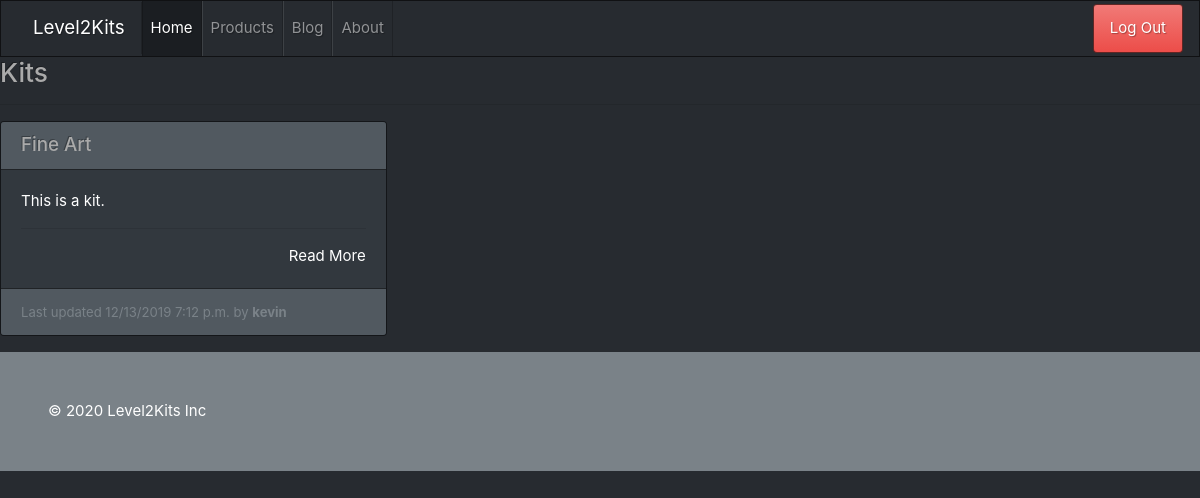
/kits/ (signed in), run on the app's committed database.
### kit/models.py (models this page shows, shortened)
class Kit(models.Model):
    name = models.CharField(
        max_length=100, unique=True,
        help_text='Name of the kit.'
    )
    curator = models.ForeignKey(
        User, on_delete=models.PROTECT,
        help_text='The name of the curator that maintains this kit.'
    )
    slug = models.CharField(
        max_length=100, blank=True, editable=False,
        help_text='Generated url path.'
    )
    description = models.TextField(
        help_text='Write the description of your kit!'
    )
    created_at = models.DateTimeField(
        auto_now_add=True,
        help_text='The date and time the kit was created.'
    )
    modified_at = models.DateTimeField(
        auto_now=True,
        help_text='The date and time this kit was updated.'
    )

### kit/views.py (the view)
# urls.py: path('', KitListView.as_view(), name='kit-list-view'),
class KitListView(ListView):
    model = Kit
    def get(self, request):
        context = {'kits': self.get_queryset().all()}
        return render(request, 'kit_list.html', context)

### kit/templates/kit_list.html
{% extends 'base.html' %}
{% block content %}
	<h3>Kits</h3>
	<hr>
	{% if kits %}
		<div class='card-columns'>
			{% for kit in kits %}
				{% include 'partials/card.html' %}
			{% endfor %}
		</div>
	{% else %}
		<div class='alert alert-primary' role='alert'>No kits to display.</div>
	{% endif %}
{% endblock %}

### kit/templates/partials/card.html
<div class="card mb-3">
  <h5 class="card-header ">{{ kit.name }}</h5>
  <div class="card-body border-dark">
    <p class="card-text text-white">
      {{ kit.description|truncatewords_html:30 }}
      <hr>
      <div class="text-right"><a href="{% url 'kit:kit-detail-view' kit.slug %}" title="Read More">Read More</a></div>
  </div>
  <div class="card-footer">
    <small class="text-muted">Last updated {{ kit.modified_at|date:"SHORT_DATETIME_FORMAT" }} by <b>{{ kit.curator.username }}</b></small>
  </div>
</div>

### data on the page
Kit: name "Fine Art", description "This is a kit.", modified_at "12/13/2019 7:12 p.m.", curator.username "kevin"
